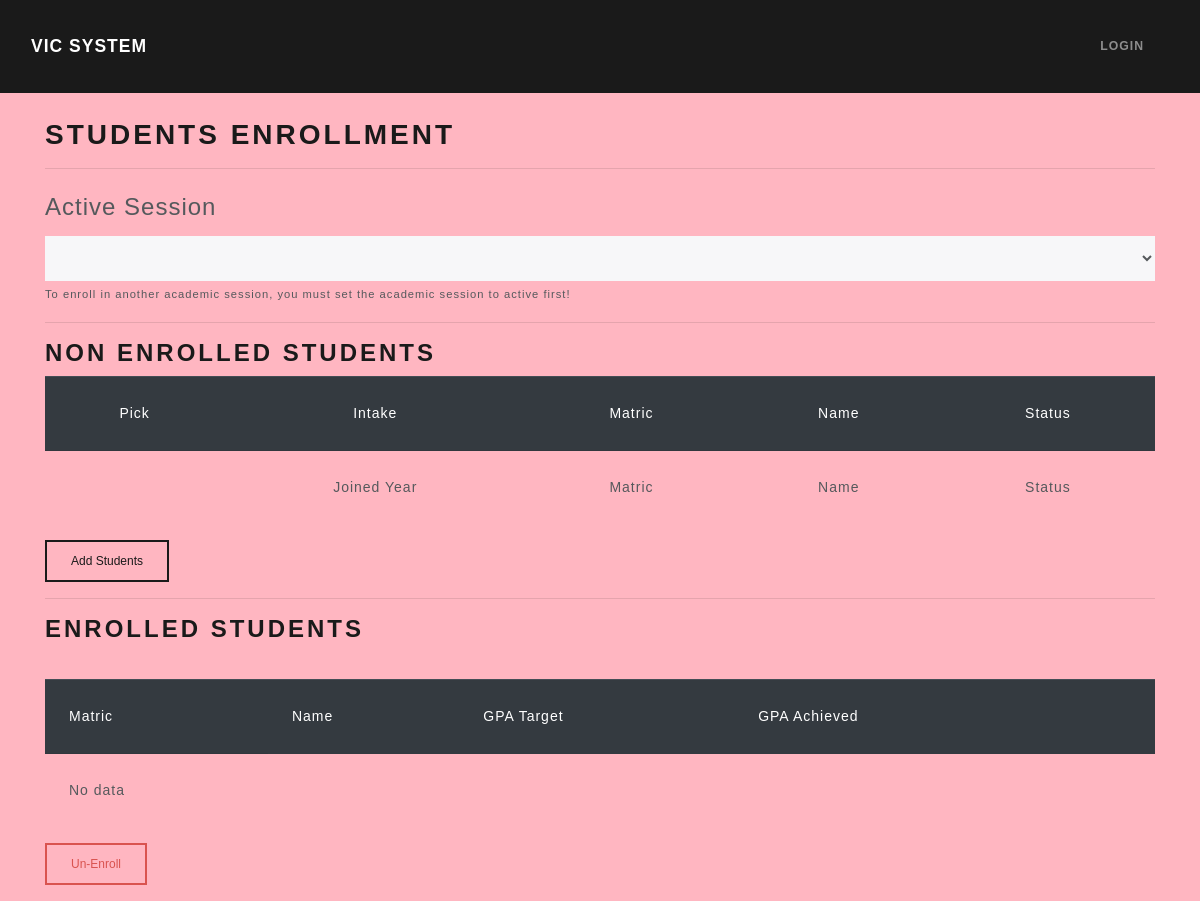
Page /index.php/academic/enroll on the earlier database version.
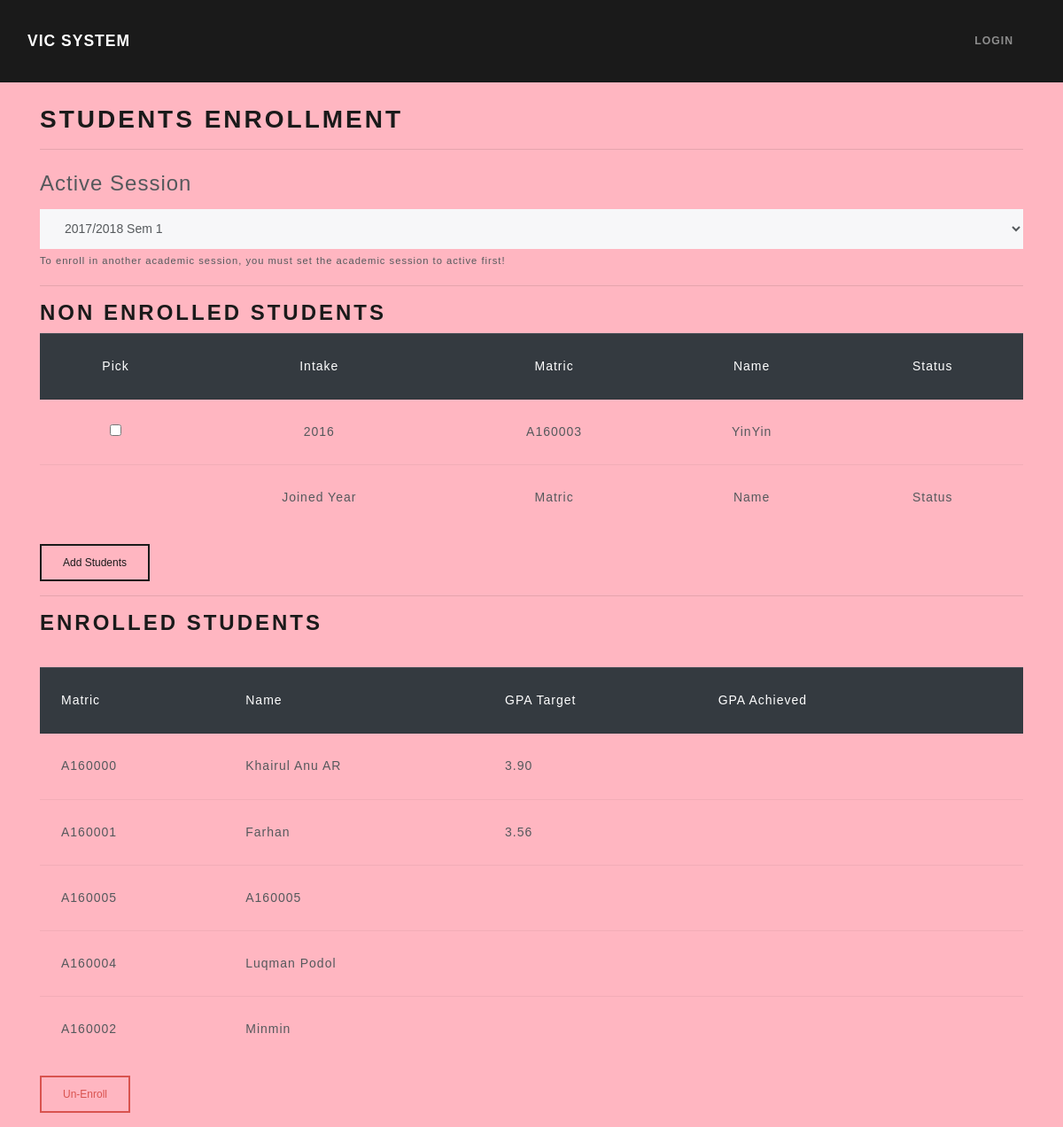
Same page on the later database version.
### tables this page shows
CREATE TABLE `student` (
  `matric` varchar(8) NOT NULL,
  `phonenum` varchar(12) NOT NULL,
  `program_code` varchar(4) DEFAULT NULL,
  `year_joined` year(4) NOT NULL DEFAULT current_timestamp(),
  `mentor_matric` varchar(8) DEFAULT NULL
);

CREATE TABLE `user` (
  `id` varchar(8) NOT NULL,
  `name` varchar(255) NOT NULL,
  `email` varchar(255) NOT NULL,
  `password` varchar(255) NOT NULL,
  `usertype_id` int(11) NOT NULL,
  `sig_id` int(11) DEFAULT NULL,
  `profile_image` varchar(255) NOT NULL,
  `created_at` timestamp NOT NULL DEFAULT current_timestamp(),
  `userstatus_id` int(11) DEFAULT 1,
  `dob` date DEFAULT NULL
);

CREATE TABLE `academicplan` (
  `student_matric` varchar(8) NOT NULL,
  `acadsession_id` int(11) NOT NULL,
  `gpa_target` decimal(3,2) DEFAULT NULL,
  `gpa_achieved` decimal(3,2) DEFAULT NULL
);

### application/controllers/Academic.php (called while the page is built, shortened)
<?php
class Academic extends CI_Controller
{
    public function enroll()
    {
        $this->form_validation->set_rules('acadsession_id', 'academic session', 'required');
        if ($this->form_validation->run() == FALSE) {
            $sig_id = 1;
            $activesession = $this->academic_model->get_activeacademicsession();
            $enrolledstudents = $this->student_model->get_enrolling_students($activesession['id'], $sig_id);
            $data = array(
                'title' => 'STUDENTS ENROLLMENT',
                'availablestudents' => $this->student_model->get_available_sigstudents($sig_id, $enrolledstudents),
                'enrolledstudents' => $enrolledstudents,
                'academicsessions' => $this->academic_model->get_academicsession(),
                'activesession' => $activesession
            );
            $this->load->view('templates/header');
            $this->load->view('academic/enroll', $data);
        }
    }
}

### index.php (called while the page is built, shortened)
<?php
require_once BASEPATH.'core/CodeIgniter.php';

### application/models/Academic_model.php (called while the page is built, shortened)
<?php
class Academic_model extends CI_Model
{
    public function get_academicsession($id = NULL, $slug = NULL)
    {
        if ($id == FALSE && $slug == FALSE) {
            $this->db->select("acs.*, acy.acadyear as academicyear, concat(acy.acadyear, ' Sem ', acs.semester_id) as academicsession")
                ->from('academicsession as acs')
                ->join('academicyear as acy', 'acs.acadyear_id = acy.id');
            $query = $this->db->get();
            return $query->result_array();
        }
    }
    public function get_activeacademicsession()
    {
        $this->db->select("acs.*, acy.acadyear as academicyear, concat(acy.acadyear, ' Sem ', acs.semester_id) as academicsession")
            ->from('academicsession as acs')
            ->where('acs.status', 'active')
            ->join('academicyear as acy', 'acs.acadyear_id = acy.id');
        $query = $this->db->get();
        return $query->row_array();
    }
}

### application/models/Student_model.php (called while the page is built, shortened)
<?php
class Student_model extends CI_Model
{
    public function get_available_sigstudents($sig_id, $enrolledstudents)
    {
        $this->db->select('std.matric, user.name, std.year_joined')
            ->from('student as std')
            ->join('user', 'user.id = std.matric')
            ->where(array('user.sig_id' => $sig_id));
        if (isset($enrolledstudents)) {
            foreach ($enrolledstudents as $std) {
                $this->db->where_not_in('std.matric', $std['matric']);
            }
        }
        $query = $this->db->get();
        return $query->result_array();
    }
    public function get_enrolling_students($acadsession_id, $sig_id)
    {
        $this->db->select('acp.student_matric as matric, user.name, acp.gpa_target, acp.gpa_achieved')
            ->from('academicplan as acp')
            ->where(array('acp.acadsession_id' => $acadsession_id))
            ->join('user', 'user.id = acp.student_matric and user.sig_id = ' . $sig_id);
        $query = $this->db->get();
        return $query->result_array();
    }
}

### application/views/academic/enroll.php (the view, shortened to what the changed rows need)
<h2><?= $title ?></h2>
<div class="form-group">
    <legend>Active Session</legend>
    <select name="acadsession_id" class="form-control">
        <?php foreach ($academicsessions as $acs) : ?>
            <?php $selected = ($acs['status'] == 'active') ? 'selected'  : '' ?>
            <option disabled value="<?= $acs['id'] ?>" <?= $selected ?>><?= $acs['academicsession'] ?></option>
        <?php endforeach ?>
    </select>
    <small>To enroll in another academic session, you must set the academic session to active first!</small>
</div>
<?php $hidden = array('acadsession_id' => $activesession['id']); ?>
<?= form_open('enroll', '', $hidden) ?>
<table id="studenttable" class="table" style="text-align:center;">
    <thead class="table-dark">
        <tr>
            <td>Pick</td>
            <td>Intake</td>
            <td>Matric</td>
            <td>Name</td>
            <td>Status</td>
        </tr>
    </thead>
    <tbody>
        <?php foreach ($availablestudents as $std) : ?>
            <tr>
                <td><input name="students[]" value="<?= $std['matric'] ?>" type="checkbox" /></td>
                <td><?= $std['year_joined'] ?></td>
                <td><?= $std['matric'] ?></td>
                <td><?= $std['name'] ?></td>
                <td></td>
            </tr>
        <?php endforeach ?>
    </tbody>
</table>
<?= form_close() ?>
<table id="enrolledtable" class="table">
    <thead class="table-dark">
        <tr>
            <td>Matric</td>
            <td>Name</td>
            <td>GPA Target</td>
            <td>GPA Achieved</td>
            <td></td>
        </tr>
    </thead>
    <tbody>
        <?php if ($enrolledstudents) : ?>
            <?php foreach ($enrolledstudents as $std) : ?>
                <tr>
                    <td><?= $std['matric'] ?></td>
                    <td><?= $std['name'] ?></td>
                    <td><?= $std['gpa_target'] ?></td>
                    <td><?= $std['gpa_achieved'] ?></td>
                    <td></td>
                </tr>
            <?php endforeach ?>
        <?php else : ?>
            <tr>
                <td>No data</td>
            </tr>
        <?php endif ?>
    </tbody>
</table>

Differences in the rows shown:
added student: year_joined "2016", matric "A160003", user.name "YinYin"
added academicplan: student_matric "A160000", user.name "Khairul Anu AR", gpa_target "3.90"
added academicplan: student_matric "A160001", user.name "Farhan", gpa_target "3.56"
added academicplan: student_matric "A160005", user.name "A160005"
added academicplan: student_matric "A160004", user.name "Luqman Podol"
added academicplan: student_matric "A160002", user.name "Minmin"
Other differences:
form field acadsession_id: (not shown) → "2017/2018 Sem 1"
text no longer shown: "No data"
